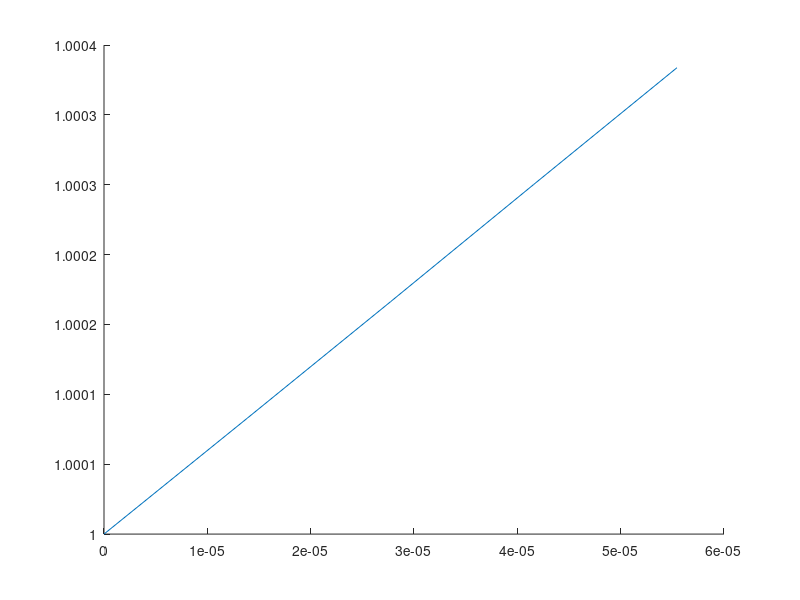

The MATLAB script that drew this image: (Note: this script raises an error after producing the figure.)
%p.19 fully nonlinear 5.2.2
close all
epsilon = 5*1e-4;
rhs_slow_only = @(t,y) [[[y(1);y(2)]/(sqrt(sqrt(y(1)^2 + y(2)^2))^3)+...
5*(y(1)/(sqrt(y(1)^2 + y(2)^2)) + y(3)/(sqrt(y(3)^2 + y(4)^2)))*[y(1);y(2)]/(sqrt(y(1)^2 + y(2)^2))];...
[[y(3);y(4)]/(sqrt(sqrt(y(3)^2 + y(4)^2)))^3 + y(3)*[y(3);y(4)]/(sqrt(y(3)^2 + y(4)^2))^2]];
  
rhs_full = @(t,y) rhs_slow_only(t, y) +[-y(2)*sqrt(y(1)^2 + y(2)^2)/epsilon; y(1)*sqrt(y(1)^2 + y(2)^2)/epsilon;...
    -y(4)*sqrt(y(3)^2 + y(4)^2)/(sqrt(2)*epsilon); y(3)*sqrt(y(3)^2 + y(4)^2)/(sqrt(2)*eps)];
y0 = [1;0;0;1];

options = odeset('RelTol',1e-7, 'AbsTol', 1e-7);
[t_dns, y_dns] = ode45(rhs_full,[0 3],y0, options);
slow_dns = sqrt(y_dns(:,1).^2 + y_dns(:,2).^2);

figure
hold on
plot(t_dns, slow_dns)

%5
tau = 0.05 * epsilon; 
%delta = 0.005
%iter = round(1/delta);
%[t, y] = FLAVORS(rhs_full,rhs_slow_only, y0, delta-tau, tau, iter);
Delta_T = 0.6; 
iter = round(3/Delta_T);
alpha = 10;
[t, y] = VSHMM(rhs_full,rhs_slow_only, y0, alpha, Delta_T, tau, iter);
% [t, y] = VSHMM(rhs_full,rhs_slow_only, y0, 30, 1., 0.000294377, 10);


slow = sqrt(y(:,1).^2 + y(:,2).^2);
plot(t, slow)